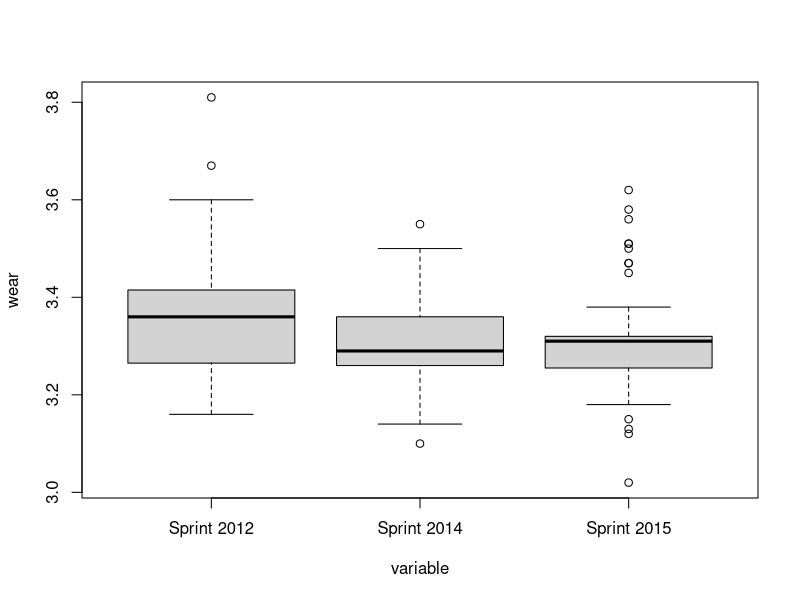
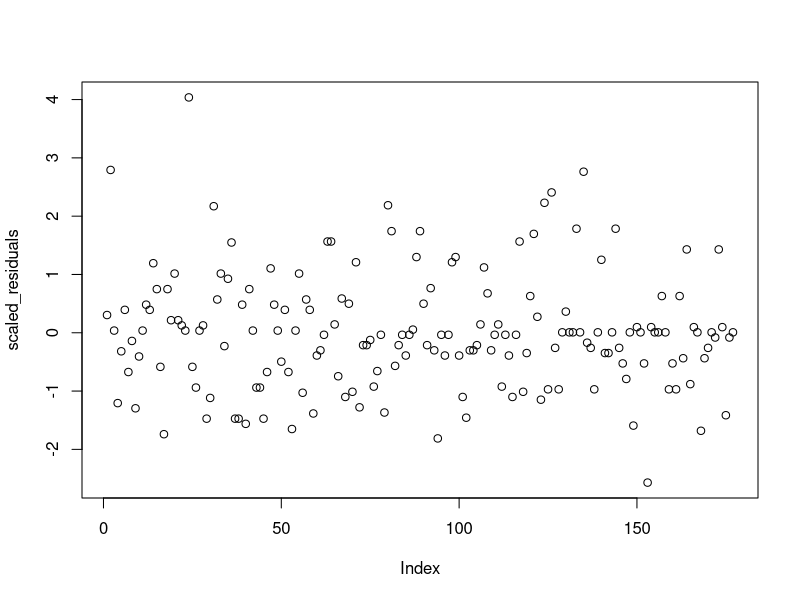
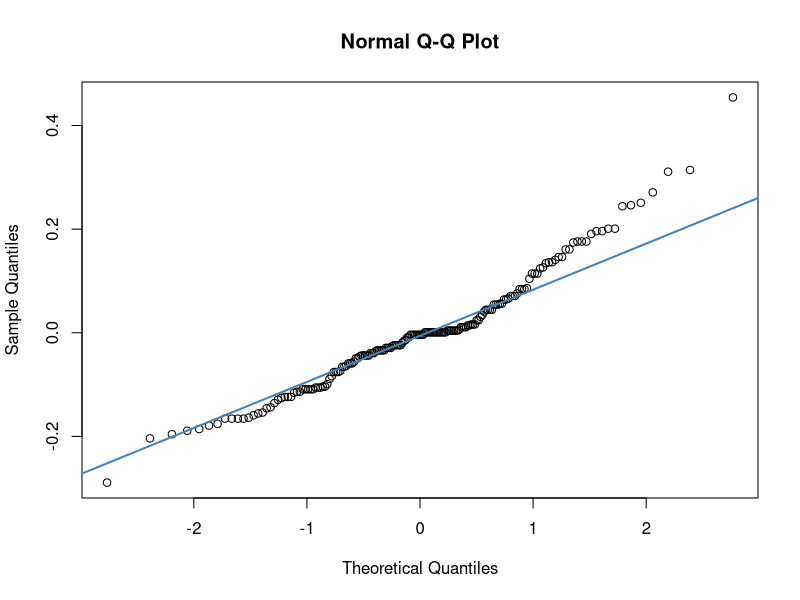
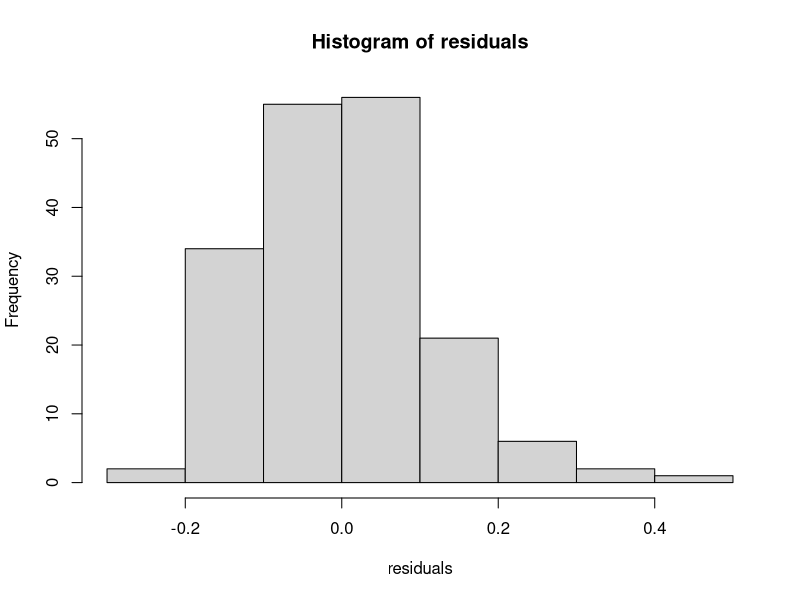

Write R code to recreate these figures, in order.
library(lmtest)
data2012 <- read.csv("2012_nba_draft_combine_fixed.csv")
data2013 <- read.csv("2013_nba_draft_combine_fixed.csv")
data2014 <- read.csv("2014_nba_draft_combine_fixed.csv")
data2015 <- read.csv("2015_nba_draft_combine_fixed.csv")

# variable <- c(rep('Vertical (Max Reach) 2012',49), rep('Vertical (Max Reach) 2013', 49), rep('Vertical (Max Reach) 2014', 49), rep('Vertical (Max Reach) 2015', 49))
# wear <- c(data2012$Vertical..Max.Reach., data2013$Vertical..Max.Reach., data2014$Vertical..Max.Reach., data2015$Vertical..Max.Reach.)


variable <- c(rep('Sprint 2012',59), rep('Sprint 2014', 59), rep('Sprint 2015', 59))
wear <- c(data2012$Sprint, data2014$Sprint, data2015$Sprint)


df <- data.frame(variable, wear)

boxplot(wear~variable, data=df)
variable.anova <- aov(wear~variable, data=df)
summary(variable.anova)

residuals <- variable.anova$residuals

scaled_residuals <- scale(variable.anova$residuals)
plot(scaled_residuals)

qqnorm(residuals)
qqline(residuals,col="steelblue",lwd=2)

hist(residuals)

shapiro.test(residuals)

dwtest(variable.anova)

bartlett.test(residuals,df$variable)